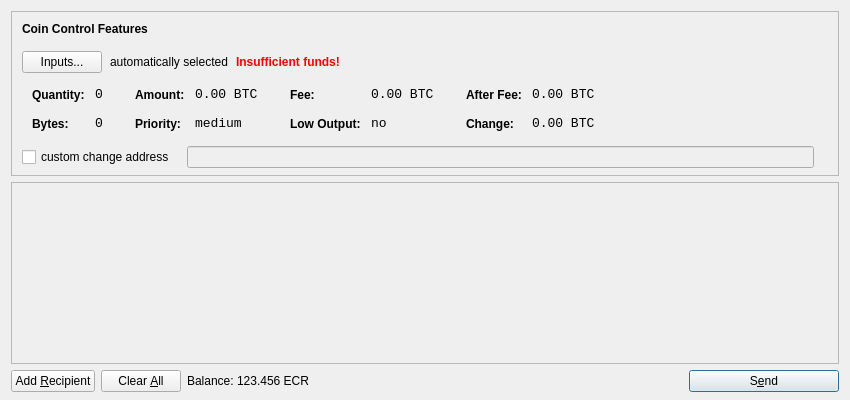
<?xml version="1.0" encoding="UTF-8"?>
<ui version="4.0">
 <class>SendCoinsDialog</class>
 <widget class="QDialog" name="SendCoinsDialog">
  <property name="geometry">
   <rect>
    <x>0</x>
    <y>0</y>
    <width>850</width>
    <height>400</height>
   </rect>
  </property>
  <property name="windowTitle">
   <string>Send Coins</string>
  </property>
  <layout class="QVBoxLayout" name="verticalLayout" stretch="0,1,0">
   <property name="bottomMargin">
    <number>8</number>
   </property>
   <item>
    <widget class="QFrame" name="frameCoinControl">
     <property name="sizePolicy">
      <sizepolicy hsizetype="Expanding" vsizetype="Expanding">
       <horstretch>0</horstretch>
       <verstretch>0</verstretch>
      </sizepolicy>
     </property>
     <property name="maximumSize">
      <size>
       <width>16777215</width>
       <height>16777215</height>
      </size>
     </property>
     <property name="frameShape">
      <enum>QFrame::StyledPanel</enum>
     </property>
     <property name="frameShadow">
      <enum>QFrame::Sunken</enum>
     </property>
     <layout class="QVBoxLayout" name="verticalLayoutCoinControl2">
      <property name="spacing">
       <number>-1</number>
      </property>
      <property name="leftMargin">
       <number>0</number>
      </property>
      <property name="topMargin">
       <number>0</number>
      </property>
      <property name="rightMargin">
       <number>0</number>
      </property>
      <property name="bottomMargin">
       <number>6</number>
      </property>
      <item>
       <layout class="QVBoxLayout" name="verticalLayoutCoinControl" stretch="0,0,0,0,1">
        <property name="spacing">
         <number>0</number>
        </property>
        <property name="leftMargin">
         <number>10</number>
        </property>
        <property name="topMargin">
         <number>10</number>
        </property>
        <item>
         <layout class="QHBoxLayout" name="horizontalLayoutCoinControl1">
          <property name="bottomMargin">
           <number>15</number>
          </property>
          <item>
           <widget class="QLabel" name="labelCoinControlFeatures">
            <property name="sizePolicy">
             <sizepolicy hsizetype="Preferred" vsizetype="Maximum">
              <horstretch>0</horstretch>
              <verstretch>0</verstretch>
             </sizepolicy>
            </property>
            <property name="font">
             <font>
              <weight>75</weight>
              <bold>true</bold>
             </font>
            </property>
            <property name="styleSheet">
             <string notr="true">font-weight:bold;</string>
            </property>
            <property name="text">
             <string>Coin Control Features</string>
            </property>
           </widget>
          </item>
         </layout>
        </item>
        <item>
         <layout class="QHBoxLayout" name="horizontalLayoutCoinControl2" stretch="0,0,0,0">
          <property name="spacing">
           <number>8</number>
          </property>
          <property name="bottomMargin">
           <number>10</number>
          </property>
          <item>
           <widget class="QPushButton" name="pushButtonCoinControl">
            <property name="styleSheet">
             <string notr="true"/>
            </property>
            <property name="text">
             <string>Inputs...</string>
            </property>
           </widget>
          </item>
          <item>
           <widget class="QLabel" name="labelCoinControlAutomaticallySelected">
            <property name="text">
             <string>automatically selected</string>
            </property>
            <property name="margin">
             <number>5</number>
            </property>
           </widget>
          </item>
          <item>
           <widget class="QLabel" name="labelCoinControlInsuffFunds">
            <property name="font">
             <font>
              <weight>75</weight>
              <bold>true</bold>
             </font>
            </property>
            <property name="styleSheet">
             <string notr="true">color:red;font-weight:bold;</string>
            </property>
            <property name="text">
             <string>Insufficient funds!</string>
            </property>
            <property name="margin">
             <number>5</number>
            </property>
           </widget>
          </item>
          <item>
           <spacer name="horizontalSpacerCoinControl">
            <property name="orientation">
             <enum>Qt::Horizontal</enum>
            </property>
            <property name="sizeHint" stdset="0">
             <size>
              <width>40</width>
              <height>1</height>
             </size>
            </property>
           </spacer>
          </item>
         </layout>
        </item>
        <item>
         <widget class="QWidget" name="widgetCoinControl" native="true">
          <property name="sizePolicy">
           <sizepolicy hsizetype="Preferred" vsizetype="Preferred">
            <horstretch>0</horstretch>
            <verstretch>0</verstretch>
           </sizepolicy>
          </property>
          <property name="minimumSize">
           <size>
            <width>0</width>
            <height>0</height>
           </size>
          </property>
          <property name="styleSheet">
           <string notr="true"/>
          </property>
          <layout class="QHBoxLayout" name="horizontalLayoutCoinControl5">
           <property name="margin">
            <number>0</number>
           </property>
           <item>
            <layout class="QHBoxLayout" name="horizontalLayoutCoinControl3" stretch="0,0,0,1">
             <property name="spacing">
              <number>20</number>
             </property>
             <property name="topMargin">
              <number>0</number>
             </property>
             <property name="bottomMargin">
              <number>10</number>
             </property>
             <item>
              <layout class="QFormLayout" name="formLayoutCoinControl1">
               <property name="horizontalSpacing">
                <number>10</number>
               </property>
               <property name="verticalSpacing">
                <number>14</number>
               </property>
               <property name="leftMargin">
                <number>10</number>
               </property>
               <property name="topMargin">
                <number>4</number>
               </property>
               <property name="rightMargin">
                <number>6</number>
               </property>
               <item row="0" column="0">
                <widget class="QLabel" name="labelCoinControlQuantityText">
                 <property name="styleSheet">
                  <string notr="true">font-weight:bold;</string>
                 </property>
                 <property name="text">
                  <string>Quantity:</string>
                 </property>
                 <property name="margin">
                  <number>0</number>
                 </property>
                </widget>
               </item>
               <item row="0" column="1">
                <widget class="QLabel" name="labelCoinControlQuantity">
                 <property name="font">
                  <font>
                   <family>Monospace</family>
                   <pointsize>10</pointsize>
                  </font>
                 </property>
                 <property name="cursor">
                  <cursorShape>IBeamCursor</cursorShape>
                 </property>
                 <property name="contextMenuPolicy">
                  <enum>Qt::ActionsContextMenu</enum>
                 </property>
                 <property name="text">
                  <string notr="true">0</string>
                 </property>
                 <property name="margin">
                  <number>0</number>
                 </property>
                 <property name="textInteractionFlags">
                  <set>Qt::LinksAccessibleByMouse|Qt::TextSelectableByKeyboard|Qt::TextSelectableByMouse</set>
                 </property>
                </widget>
               </item>
               <item row="1" column="0">
                <widget class="QLabel" name="labelCoinControlBytesText">
                 <property name="styleSheet">
                  <string notr="true">font-weight:bold;</string>
                 </property>
                 <property name="text">
                  <string>Bytes:</string>
                 </property>
                </widget>
               </item>
               <item row="1" column="1">
                <widget class="QLabel" name="labelCoinControlBytes">
                 <property name="font">
                  <font>
                   <family>Monospace</family>
                   <pointsize>10</pointsize>
                  </font>
                 </property>
                 <property name="cursor">
                  <cursorShape>IBeamCursor</cursorShape>
                 </property>
                 <property name="contextMenuPolicy">
                  <enum>Qt::ActionsContextMenu</enum>
                 </property>
                 <property name="text">
                  <string notr="true">0</string>
                 </property>
                 <property name="textInteractionFlags">
                  <set>Qt::LinksAccessibleByMouse|Qt::TextSelectableByKeyboard|Qt::TextSelectableByMouse</set>
                 </property>
                </widget>
               </item>
              </layout>
             </item>
             <item>
              <layout class="QFormLayout" name="formLayoutCoinControl2">
               <property name="horizontalSpacing">
                <number>10</number>
               </property>
               <property name="verticalSpacing">
                <number>14</number>
               </property>
               <property name="leftMargin">
                <number>6</number>
               </property>
               <property name="topMargin">
                <number>4</number>
               </property>
               <property name="rightMargin">
                <number>6</number>
               </property>
               <item row="0" column="0">
                <widget class="QLabel" name="labelCoinControlAmountText">
                 <property name="styleSheet">
                  <string notr="true">font-weight:bold;</string>
                 </property>
                 <property name="text">
                  <string>Amount:</string>
                 </property>
                 <property name="margin">
                  <number>0</number>
                 </property>
                </widget>
               </item>
               <item row="0" column="1">
                <widget class="QLabel" name="labelCoinControlAmount">
                 <property name="font">
                  <font>
                   <family>Monospace</family>
                   <pointsize>10</pointsize>
                  </font>
                 </property>
                 <property name="cursor">
                  <cursorShape>IBeamCursor</cursorShape>
                 </property>
                 <property name="contextMenuPolicy">
                  <enum>Qt::ActionsContextMenu</enum>
                 </property>
                 <property name="text">
                  <string notr="true">0.00 BTC</string>
                 </property>
                 <property name="textInteractionFlags">
                  <set>Qt::LinksAccessibleByMouse|Qt::TextSelectableByKeyboard|Qt::TextSelectableByMouse</set>
                 </property>
                </widget>
               </item>
               <item row="1" column="0">
                <widget class="QLabel" name="labelCoinControlPriorityText">
                 <property name="styleSheet">
                  <string notr="true">font-weight:bold;</string>
                 </property>
                 <property name="text">
                  <string>Priority:</string>
                 </property>
                </widget>
               </item>
               <item row="1" column="1">
                <widget class="QLabel" name="labelCoinControlPriority">
                 <property name="font">
                  <font>
                   <family>Monospace</family>
                   <pointsize>10</pointsize>
                  </font>
                 </property>
                 <property name="cursor">
                  <cursorShape>IBeamCursor</cursorShape>
                 </property>
                 <property name="contextMenuPolicy">
                  <enum>Qt::ActionsContextMenu</enum>
                 </property>
                 <property name="text">
                  <string>medium</string>
                 </property>
                 <property name="textInteractionFlags">
                  <set>Qt::LinksAccessibleByMouse|Qt::TextSelectableByKeyboard|Qt::TextSelectableByMouse</set>
                 </property>
                </widget>
               </item>
              </layout>
             </item>
             <item>
              <layout class="QFormLayout" name="formLayoutCoinControl3">
               <property name="horizontalSpacing">
                <number>10</number>
               </property>
               <property name="verticalSpacing">
                <number>14</number>
               </property>
               <property name="leftMargin">
                <number>6</number>
               </property>
               <property name="topMargin">
                <number>4</number>
               </property>
               <property name="rightMargin">
                <number>6</number>
               </property>
               <item row="0" column="0">
                <widget class="QLabel" name="labelCoinControlFeeText">
                 <property name="styleSheet">
                  <string notr="true">font-weight:bold;</string>
                 </property>
                 <property name="text">
                  <string>Fee:</string>
                 </property>
                 <property name="margin">
                  <number>0</number>
                 </property>
                </widget>
               </item>
               <item row="0" column="1">
                <widget class="QLabel" name="labelCoinControlFee">
                 <property name="font">
                  <font>
                   <family>Monospace</family>
                   <pointsize>10</pointsize>
                  </font>
                 </property>
                 <property name="cursor">
                  <cursorShape>IBeamCursor</cursorShape>
                 </property>
                 <property name="contextMenuPolicy">
                  <enum>Qt::ActionsContextMenu</enum>
                 </property>
                 <property name="text">
                  <string notr="true">0.00 BTC</string>
                 </property>
                 <property name="textInteractionFlags">
                  <set>Qt::LinksAccessibleByMouse|Qt::TextSelectableByKeyboard|Qt::TextSelectableByMouse</set>
                 </property>
                </widget>
               </item>
               <item row="1" column="0">
                <widget class="QLabel" name="labelCoinControlLowOutputText">
                 <property name="styleSheet">
                  <string notr="true">font-weight:bold;</string>
                 </property>
                 <property name="text">
                  <string>Low Output:</string>
                 </property>
                </widget>
               </item>
               <item row="1" column="1">
                <widget class="QLabel" name="labelCoinControlLowOutput">
                 <property name="font">
                  <font>
                   <family>Monospace</family>
                   <pointsize>10</pointsize>
                  </font>
                 </property>
                 <property name="cursor">
                  <cursorShape>IBeamCursor</cursorShape>
                 </property>
                 <property name="contextMenuPolicy">
                  <enum>Qt::ActionsContextMenu</enum>
                 </property>
                 <property name="text">
                  <string>no</string>
                 </property>
                 <property name="textInteractionFlags">
                  <set>Qt::LinksAccessibleByMouse|Qt::TextSelectableByKeyboard|Qt::TextSelectableByMouse</set>
                 </property>
                </widget>
               </item>
              </layout>
             </item>
             <item>
              <layout class="QFormLayout" name="formLayoutCoinControl4">
               <property name="horizontalSpacing">
                <number>10</number>
               </property>
               <property name="verticalSpacing">
                <number>14</number>
               </property>
               <property name="leftMargin">
                <number>6</number>
               </property>
               <property name="topMargin">
                <number>4</number>
               </property>
               <property name="rightMargin">
                <number>6</number>
               </property>
               <item row="0" column="0">
                <widget class="QLabel" name="labelCoinControlAfterFeeText">
                 <property name="styleSheet">
                  <string notr="true">font-weight:bold;</string>
                 </property>
                 <property name="text">
                  <string>After Fee:</string>
                 </property>
                 <property name="margin">
                  <number>0</number>
                 </property>
                </widget>
               </item>
               <item row="0" column="1">
                <widget class="QLabel" name="labelCoinControlAfterFee">
                 <property name="font">
                  <font>
                   <family>Monospace</family>
                   <pointsize>10</pointsize>
                  </font>
                 </property>
                 <property name="cursor">
                  <cursorShape>IBeamCursor</cursorShape>
                 </property>
                 <property name="contextMenuPolicy">
                  <enum>Qt::ActionsContextMenu</enum>
                 </property>
                 <property name="text">
                  <string notr="true">0.00 BTC</string>
                 </property>
                 <property name="textInteractionFlags">
                  <set>Qt::LinksAccessibleByMouse|Qt::TextSelectableByKeyboard|Qt::TextSelectableByMouse</set>
                 </property>
                </widget>
               </item>
               <item row="1" column="0">
                <widget class="QLabel" name="labelCoinControlChangeText">
                 <property name="styleSheet">
                  <string notr="true">font-weight:bold;</string>
                 </property>
                 <property name="text">
                  <string>Change:</string>
                 </property>
                </widget>
               </item>
               <item row="1" column="1">
                <widget class="QLabel" name="labelCoinControlChange">
                 <property name="font">
                  <font>
                   <family>Monospace</family>
                   <pointsize>10</pointsize>
                  </font>
                 </property>
                 <property name="cursor">
                  <cursorShape>IBeamCursor</cursorShape>
                 </property>
                 <property name="contextMenuPolicy">
                  <enum>Qt::ActionsContextMenu</enum>
                 </property>
                 <property name="text">
                  <string notr="true">0.00 BTC</string>
                 </property>
                 <property name="textInteractionFlags">
                  <set>Qt::LinksAccessibleByMouse|Qt::TextSelectableByKeyboard|Qt::TextSelectableByMouse</set>
                 </property>
                </widget>
               </item>
              </layout>
             </item>
            </layout>
           </item>
          </layout>
         </widget>
        </item>
        <item>
         <layout class="QHBoxLayout" name="horizontalLayoutCoinControl4" stretch="0,0,0">
          <property name="spacing">
           <number>12</number>
          </property>
          <property name="sizeConstraint">
           <enum>QLayout::SetDefaultConstraint</enum>
          </property>
          <property name="topMargin">
           <number>5</number>
          </property>
          <property name="rightMargin">
           <number>5</number>
          </property>
          <item>
           <widget class="QCheckBox" name="checkBoxCoinControlChange">
            <property name="text">
             <string>custom change address</string>
            </property>
           </widget>
          </item>
          <item>
           <widget class="QLineEdit" name="lineEditCoinControlChange">
            <property name="enabled">
             <bool>false</bool>
            </property>
            <property name="sizePolicy">
             <sizepolicy hsizetype="Expanding" vsizetype="Fixed">
              <horstretch>0</horstretch>
              <verstretch>0</verstretch>
             </sizepolicy>
            </property>
           </widget>
          </item>
          <item>
           <widget class="QLabel" name="labelCoinControlChangeLabel">
            <property name="sizePolicy">
             <sizepolicy hsizetype="Preferred" vsizetype="Expanding">
              <horstretch>0</horstretch>
              <verstretch>0</verstretch>
             </sizepolicy>
            </property>
            <property name="minimumSize">
             <size>
              <width>0</width>
              <height>0</height>
             </size>
            </property>
            <property name="text">
             <string/>
            </property>
            <property name="margin">
             <number>3</number>
            </property>
           </widget>
          </item>
         </layout>
        </item>
        <item>
         <spacer name="verticalSpacerCoinControl">
          <property name="orientation">
           <enum>Qt::Vertical</enum>
          </property>
          <property name="sizeHint" stdset="0">
           <size>
            <width>800</width>
            <height>1</height>
           </size>
          </property>
         </spacer>
        </item>
       </layout>
      </item>
     </layout>
    </widget>
   </item>
   <item>
    <widget class="QScrollArea" name="scrollArea">
     <property name="widgetResizable">
      <bool>true</bool>
     </property>
     <widget class="QWidget" name="scrollAreaWidgetContents">
      <property name="geometry">
       <rect>
        <x>0</x>
        <y>0</y>
        <width>830</width>
        <height>165</height>
       </rect>
      </property>
      <layout class="QVBoxLayout" name="verticalLayout_2">
       <property name="margin">
        <number>0</number>
       </property>
       <item>
        <layout class="QVBoxLayout" name="entries">
         <property name="spacing">
          <number>6</number>
         </property>
        </layout>
       </item>
       <item>
        <spacer name="verticalSpacer">
         <property name="orientation">
          <enum>Qt::Vertical</enum>
         </property>
         <property name="sizeHint" stdset="0">
          <size>
           <width>20</width>
           <height>40</height>
          </size>
         </property>
        </spacer>
       </item>
      </layout>
     </widget>
    </widget>
   </item>
   <item>
    <layout class="QHBoxLayout" name="horizontalLayout">
     <item>
      <widget class="QPushButton" name="addButton">
       <property name="toolTip">
        <string>Send to multiple recipients at once</string>
       </property>
       <property name="text">
        <string>Add &amp;Recipient</string>
       </property>
       <property name="icon">
        <iconset resource="../bitcoin.qrc">
         <normaloff>:/icons/add</normaloff>:/icons/add</iconset>
       </property>
       <property name="autoDefault">
        <bool>false</bool>
       </property>
      </widget>
     </item>
     <item>
      <widget class="QPushButton" name="clearButton">
       <property name="sizePolicy">
        <sizepolicy hsizetype="Minimum" vsizetype="Fixed">
         <horstretch>0</horstretch>
         <verstretch>0</verstretch>
        </sizepolicy>
       </property>
       <property name="toolTip">
        <string>Remove all transaction fields</string>
       </property>
       <property name="text">
        <string>Clear &amp;All</string>
       </property>
       <property name="icon">
        <iconset resource="../bitcoin.qrc">
         <normaloff>:/icons/remove</normaloff>:/icons/remove</iconset>
       </property>
       <property name="autoRepeatDelay">
        <number>300</number>
       </property>
       <property name="autoDefault">
        <bool>false</bool>
       </property>
      </widget>
     </item>
     <item>
      <layout class="QHBoxLayout" name="horizontalLayout_2">
       <property name="spacing">
        <number>3</number>
       </property>
       <item>
        <widget class="QLabel" name="label">
         <property name="text">
          <string>Balance:</string>
         </property>
        </widget>
       </item>
       <item>
        <widget class="QLabel" name="labelBalance">
         <property name="cursor">
          <cursorShape>IBeamCursor</cursorShape>
         </property>
         <property name="text">
          <string>123.456 ECR</string>
         </property>
         <property name="textInteractionFlags">
          <set>Qt::LinksAccessibleByMouse|Qt::TextSelectableByKeyboard|Qt::TextSelectableByMouse</set>
         </property>
        </widget>
       </item>
      </layout>
     </item>
     <item>
      <spacer name="horizontalSpacer">
       <property name="orientation">
        <enum>Qt::Horizontal</enum>
       </property>
       <property name="sizeHint" stdset="0">
        <size>
         <width>40</width>
         <height>20</height>
        </size>
       </property>
      </spacer>
     </item>
     <item>
      <widget class="QPushButton" name="sendButton">
       <property name="minimumSize">
        <size>
         <width>150</width>
         <height>0</height>
        </size>
       </property>
       <property name="toolTip">
        <string>Confirm the send action</string>
       </property>
       <property name="text">
        <string>S&amp;end</string>
       </property>
       <property name="icon">
        <iconset resource="../bitcoin.qrc">
         <normaloff>:/icons/send</normaloff>:/icons/send</iconset>
       </property>
       <property name="default">
        <bool>true</bool>
       </property>
      </widget>
     </item>
    </layout>
   </item>
  </layout>
 </widget>
 <resources>
  <include location="../bitcoin.qrc"/>
 </resources>
 <connections/>
</ui>
